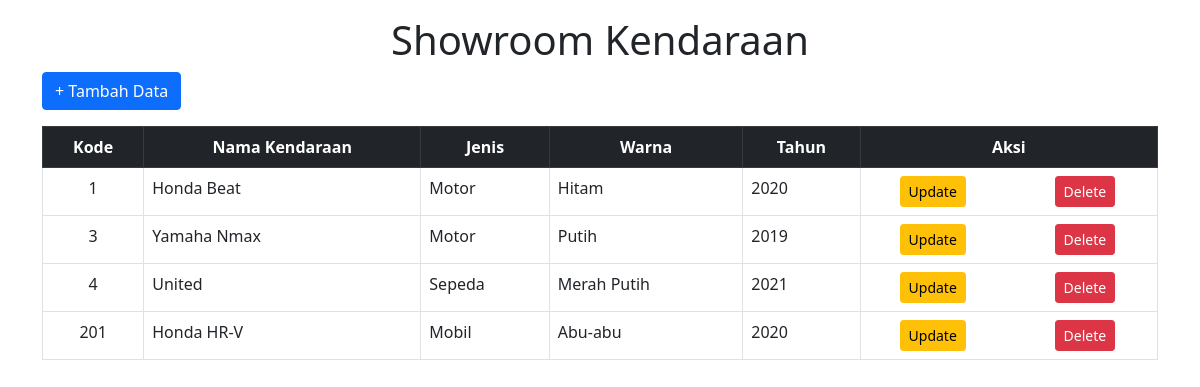
The page / on the database its author committed.
### tables this page shows
CREATE TABLE `kendaraan` (
  `kode` int(11) NOT NULL,
  `nama` varchar(50) NOT NULL,
  `jenis` varchar(50) NOT NULL,
  `warna` varchar(50) NOT NULL,
  `tahun` varchar(50) NOT NULL
);

### index.php (the view, shortened to what this page needs)
<?php
    include'koneksi.php';
?>
<!DOCTYPE html>
<html lang="en">
<head>
    <link href="https://cdn.jsdelivr.net/npm/bootstrap@5.0.1/dist/css/bootstrap.min.css" rel="stylesheet">
</head>
<body>
    <div class="container mt-3">
    <h1 class="text-center">Showroom Kendaraan</h1>
    <a href="tambah.php" class="btn btn-primary btn-md mb-3">+ Tambah Data</a>
    <table class="table table-strip table-hover table-bordered">
        <thead class="table-dark text-center">
            <th>Kode</th>
            <th>Nama Kendaraan</th>
            <th>Jenis</th>
            <th>Warna</th>
            <th>Tahun</th>
            <th>Aksi</th>
        </thead>
        <?php
        $query = mysqli_query($conn, 'SELECT * FROM kendaraan');
        while($data = mysqli_fetch_array($query)) {
            echo "
            <tbody>
            <tr>
                <td class='text-center'>$data[kode]</td>
                <td>$data[nama]</td>
                <td>$data[jenis]</td>
                <td>$data[warna]</td>
                <td>$data[tahun]</td>
                <td>
                    <div class='row'>
                        <div class='col d-flex justify-content-center'>
                        <a href='ubah.php?kode=$data[kode]' class='btn btn-sm btn-warning'>Update</a>
                        </div>
                        <div class='col d-flex justify-content-center'>
                        <a href='hapus.php?kode=$data[kode]' class='btn btn-sm btn-danger'>Delete</a>
                        </div>
                    </div>
                </td>
            </tr>
        </tbody>
                ";
        }
        ?>
    </table>
    </div>
</body>
</html>

### rows shown on the page
kendaraan: kode "1", nama "Honda Beat", jenis "Motor", warna "Hitam", tahun "2020"
kendaraan: kode "3", nama "Yamaha Nmax", jenis "Motor", warna "Putih", tahun "2019"
kendaraan: kode "4", nama "United", jenis "Sepeda", warna "Merah Putih", tahun "2021"
kendaraan: kode "201", nama "Honda HR-V", jenis "Mobil", warna "Abu-abu", tahun "2020"
